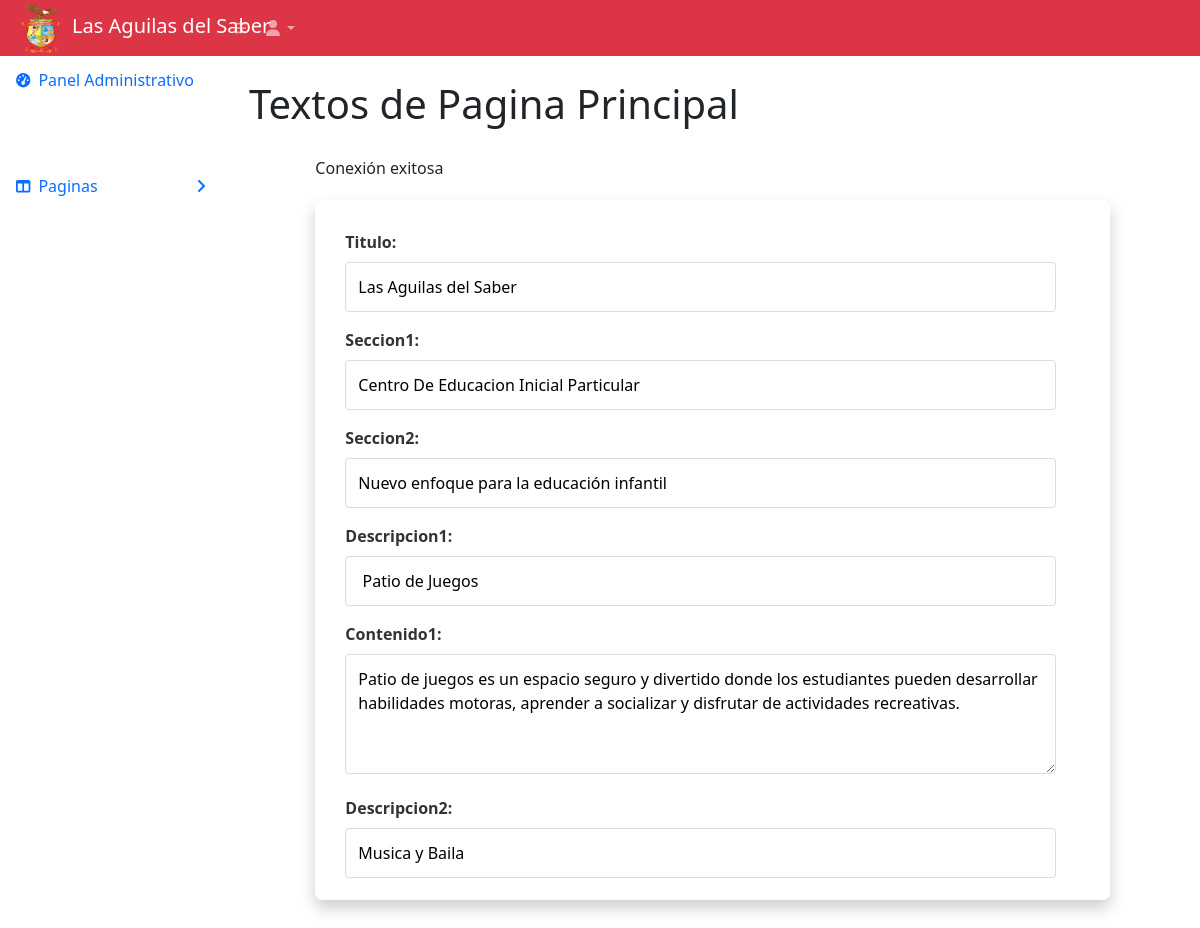
Page /web2/admin1.php on the committed database.
### tables this page shows
CREATE TABLE `general` (
  `Id` int(11) NOT NULL AUTO_INCREMENT,
  `titulo` varchar(30) DEFAULT NULL,
  `seccion1` varchar(45) DEFAULT NULL,
  `seccion2` varchar(50) DEFAULT NULL,
  `descripcion1` varchar(20) DEFAULT NULL,
  `contenido1` varchar(200) DEFAULT NULL,
  `descripcion2` varchar(20) DEFAULT NULL,
  `contenido2` varchar(200) DEFAULT NULL,
  `descripcion3` varchar(30) DEFAULT NULL,
  `contenido3` varchar(180) DEFAULT NULL,
  `descripcion4` varchar(20) DEFAULT NULL,
  `contenido4` varchar(170) DEFAULT NULL,
  `descripcion5` varchar(25) DEFAULT NULL,
  `contenido5` varchar(120) DEFAULT NULL,
  `descripcion6` varchar(30) DEFAULT NULL,
  `contenido6` varchar(180) DEFAULT NULL,
  `titulonosotros` varchar(40) DEFAULT NULL,
  `contenidonosotros` varchar(400) DEFAULT NULL,
  `d1` varchar(60) DEFAULT NULL,
  `d2` varchar(60) DEFAULT NULL,
  `proyectos` varchar(100) DEFAULT NULL,
  `mision` varchar(10) DEFAULT NULL,
  `contenido8` varchar(550) DEFAULT NULL,
  `vision` varchar(10) DEFAULT NULL,
  `contenido9` varchar(400) DEFAULT NULL,
  `ideario` varchar(10) DEFAULT NULL,
  `contenido10` varchar(550) DEFAULT NULL,
  `detalle1` varchar(30) DEFAULT NULL,
  `contenido11` varchar(200) DEFAULT NULL,
  `detalle2` varchar(30) DEFAULT NULL,
  `contenido12` varchar(170) DEFAULT NULL,
  `detalle3` varchar(30) DEFAULT NULL,
  `contenido13` varchar(150) DEFAULT NULL,
  `footer1` varchar(30) DEFAULT NULL,
  `contenido14` varchar(320) DEFAULT NULL,
  `facebook` varchar(60) DEFAULT NULL,
  `instagram` varchar(60) DEFAULT NULL,
  `ubicacion` varchar(30) DEFAULT NULL,
  `correo` varchar(40) DEFAULT NULL,
  `celular` varchar(10) DEFAULT NULL,
  PRIMARY KEY (`Id`)
);

### web2/admin/texto1.php (the view, shortened to what this page needs)
<main>
<div class="container">
<div class="form-container" style=" margin: 0 auto; display: flex; flex-wrap: wrap; justify-content: space-between;" >
<?php
include_once 'model/conexion.php';
$query = "SELECT * FROM general";
$result = $pdo->query($query);
while ($row = $result->fetch(PDO::FETCH_ASSOC)) {
    echo '<div class="formulario-destacado">';
    echo '<form method="post" action="" id="form-' . $row['Id'] . '" enctype="multipart/form-data">';
    $campos = array(
        "titulo","seccion1","seccion2","descripcion1", "contenido1",
        "descripcion2", "contenido2", "descripcion3",
        "contenido3", "descripcion4", "contenido4",
        "descripcion5", "contenido5", "descripcion6",
        "contenido6", "titulonosotros", "contenidonosotros",
        "d1", "d2", "proyectos", "mision", "contenido8",
        "vision", "contenido9", "ideario", "contenido10",
        "detalle1", "contenido11", "detalle2", "contenido12",
        "detalle3", "contenido13", "footer1", "contenido14",
        "facebook", "instagram", "ubicacion", "correo", "celular"
    );
    foreach ($campos as $campo) {
        echo '<div class="campo">';
        echo '<label for="' . $campo . '">' . ucfirst($campo) . ':</label>';
        $valorCampo = isset($row[$campo]) ? $row[$campo] : '';
        if (strpos($campo, 'contenido') !== false || $campo == 'descripcion') {
            echo '<textarea name="' . $campo . '" required>' . $valorCampo . '</textarea>';
        } else {
            echo '<input type="text" name="' . $campo . '" value="' . $valorCampo . '" required>';
        }
        echo '</div>';
    }
    echo '</form>';
    echo '</div>';
}
?>
    </div>
</div>
</main>

### web2/admin/texto1.php (style rules this page uses)
.container { max-width: 90%; margin: 0 auto; padding: 20px; }
.form-container { display: flex; flex-direction: column; gap: 20px; }
.formulario-destacado { background: #ffffff; padding: 30px; border-radius: 8px; box-shadow: 0 8px 16px rgba(0, 0, 0, 0.2); overflow-y: auto; max-height: 700px; }
.formulario-destacado label { display: block; margin-bottom: 0.5em; color: #333333; font-weight: 600; }
.formulario-destacado input[type="text"], .formulario-destacado textarea { width: calc(100% - 1.5em); padding: 0.75em; border: 1px solid #dcdcdc; border-radius: 4px; margin-bottom: 1em; }
.formulario-destacado textarea { min-height: 120px; resize: vertical; }

### rows in the picture
general: campo "Titulo", titulo "Las Aguilas del Saber", campo "Seccion1", seccion1 "Centro De Educacion Inicial Particular", campo "Seccion2", seccion2 "Nuevo enfoque para la educación infantil", campo "Descripcion1", descripcion1 "Patio de Juegos", campo "Contenido1", contenido1 "Patio de juegos es un espacio seguro y divertido donde los estudiantes pueden desarrollar habilidades motoras, aprender a socializar y disfrutar de actividades recreativas.", campo "Descripcion2", descripcion2 "Musica y Baila"
